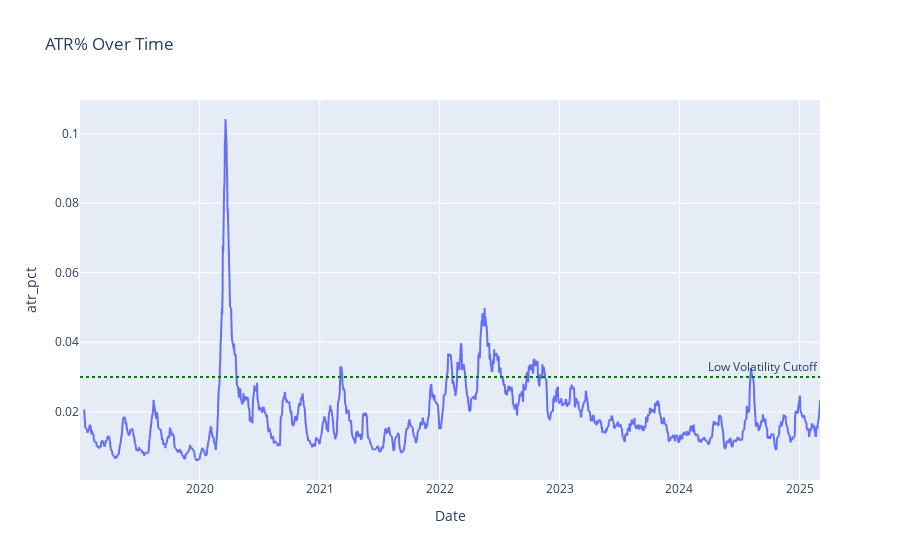

Source (notebook cell):
### Code cell
import plotly.express as px
fig = px.line(xly, x=xly.index, y="atr_pct", title="ATR% Over Time")
fig.add_hline(y=0.03, line_dash="dot", line_color="green", annotation_text="Low Volatility Cutoff")
fig.show()

### Figure 1 — Plotly figure (JSON) as saved in the notebook; plotly's stock layout.template omitted (floating-point values rounded to 4 significant figures; data arrays with more than 128 entries replaced by an {"elided": "..."} marker saying what was removed)
{"data": [{"hovertemplate": "Date=%{x}<br>atr_pct=%{y}<extra></extra>", "legendgroup": "", "line": {"color": "#636efa", "dash": "solid"}, "marker": {"symbol": "circle"}, "mode": "lines", "name": "", "showlegend": false, "type": "scattergl", "x": {"elided": "1551 str values"}, "xaxis": "x", "y": {"elided": "1551 float values"}, "yaxis": "y"}], "layout": {"annotations": [{"showarrow": false, "text": "Low Volatility Cutoff", "x": 1, "xanchor": "right", "xref": "x domain", "y": 0.03, "yanchor": "bottom", "yref": "y"}], "legend": {"tracegroupgap": 0}, "shapes": [{"line": {"color": "green", "dash": "dot"}, "type": "line", "x0": 0, "x1": 1, "xref": "x domain", "y0": 0.03, "y1": 0.03, "yref": "y"}], "title": {"text": "ATR% Over Time"}, "xaxis": {"anchor": "y", "domain": [0, 1], "title": {"text": "Date"}}, "yaxis": {"anchor": "x", "domain": [0, 1], "title": {"text": "atr_pct"}}}}
